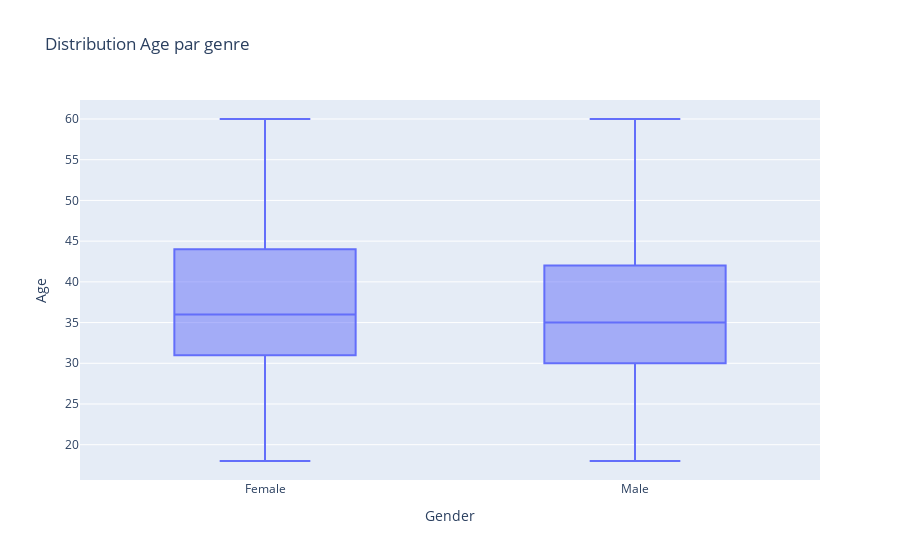

Notebook code for this chart:
### Code cell
fig3 = px.box(df, x="Gender", y="Age", title="Distribution Age par genre")
fig3.show()

### Figure 1 — Plotly figure (JSON) as saved in the notebook; plotly's stock layout.template omitted (floating-point values rounded to 4 significant figures; data arrays with more than 128 entries replaced by an {"elided": "..."} marker saying what was removed)
{"data": [{"alignmentgroup": "True", "hovertemplate": "Gender=%{x}<br>Age=%{y}<extra></extra>", "legendgroup": "", "marker": {"color": "#636efa"}, "name": "", "notched": false, "offsetgroup": "", "orientation": "v", "showlegend": false, "type": "box", "x": {"elided": "1470 str values"}, "x0": " ", "xaxis": "x", "y": {"elided": "1470 int values"}, "y0": " ", "yaxis": "y"}], "layout": {"boxmode": "group", "legend": {"tracegroupgap": 0}, "title": {"text": "Distribution Age par genre"}, "xaxis": {"anchor": "y", "domain": [0, 1], "title": {"text": "Gender"}}, "yaxis": {"anchor": "x", "domain": [0, 1], "title": {"text": "Age"}}}}
